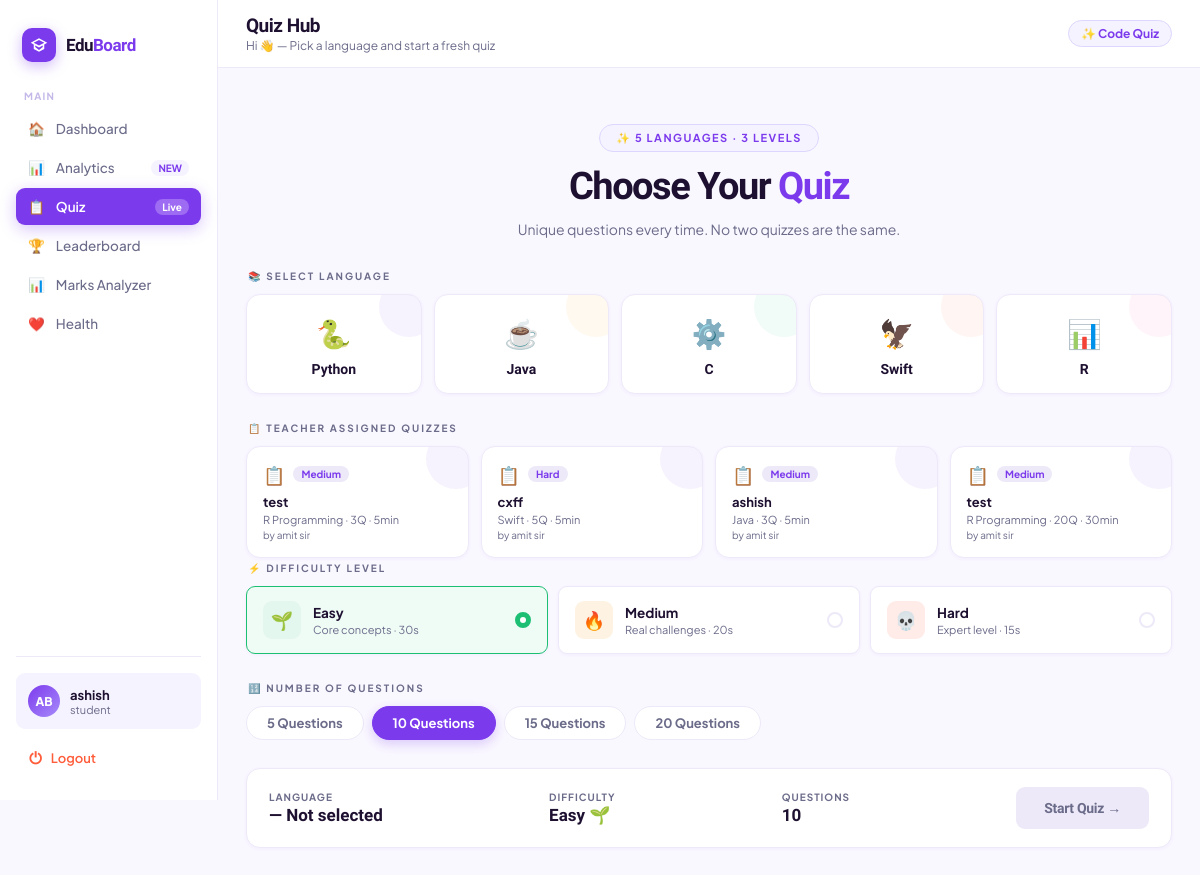
Page /quiz (signed in) on the committed database.
### app.py (models this page shows)
class User(db.Model):
    id            = db.Column(db.Integer, primary_key=True)
    first_name    = db.Column(db.String(80),  nullable=False)
    last_name     = db.Column(db.String(80),  nullable=False)
    email         = db.Column(db.String(150), unique=True, nullable=False)
    password_hash = db.Column(db.String(256), nullable=False)
    role          = db.Column(db.String(20),  default='student')   # student | teacher
    grade         = db.Column(db.String(20),  nullable=True)       # student only
    section       = db.Column(db.String(20),  nullable=True)       # student only
    subject       = db.Column(db.String(80),  nullable=True)       # teacher only
    staff_id      = db.Column(db.String(40),  nullable=True)       # teacher only
    created_at    = db.Column(db.DateTime,    default=datetime.utcnow)
    quiz_attempts = db.relationship('QuizAttempt', backref='user', lazy=True)
    @property
    def full_name(self):
        return f"{self.first_name} {self.last_name}"
    @property
    def initials(self):
        return f"{self.first_name[0]}{self.last_name[0]}".upper()

class TeacherQuiz(db.Model):
    id          = db.Column(db.Integer, primary_key=True)
    teacher_id  = db.Column(db.Integer, db.ForeignKey('user.id'), nullable=False)
    name        = db.Column(db.String(120), nullable=False)
    subject     = db.Column(db.String(100), nullable=False)
    difficulty  = db.Column(db.String(20),  default='Medium')
    category    = db.Column(db.String(50),  default='Quiz')
    description = db.Column(db.Text,        nullable=True)
    questions   = db.Column(db.Integer,     default=10)
    duration    = db.Column(db.Integer,     default=30)
    status      = db.Column(db.String(20),  default='active')
    created_at  = db.Column(db.DateTime,    default=datetime.utcnow)
    @property
    def teacher(self):
        return User.query.get(self.teacher_id)

### app.py (the view)
@app.route('/quiz')
@login_required
def quiz_select():
    user = current_user()
    teacher_quizzes = (TeacherQuiz.query
                       .filter_by(status='active')
                       .order_by(TeacherQuiz.created_at.desc()).all())
    tq_list = [{
        'id': tq.id, 'name': tq.name, 'subject': tq.subject,
        'difficulty': tq.difficulty, 'category': tq.category,
        'description': tq.description or '',
        'questions': tq.questions, 'duration': tq.duration,
        'teacher': tq.teacher.full_name if tq.teacher else 'Teacher',
        'created_at': tq.created_at.strftime('%b %d, %Y'),
    } for tq in teacher_quizzes]
    return render_template('quiz_select.html', user=user,
                           subjects=SUBJECT_MAP, teacher_quizzes=tq_list)

### app.py (called while the page is built)
def login_required(f):
    @wraps(f)
    def decorated(*args, **kwargs):
        if 'user_id' not in session:
            return redirect(url_for('login'))
        return f(*args, **kwargs)
    return decorated

def current_user():
    if 'user_id' in session:
        return User.query.get(session['user_id'])
    return None

### templates/quiz_select.html (shortened to what this page needs)
<!DOCTYPE html>
<html lang="en">
<head>
</head>
<body>
<aside class="sidebar">
  <div class="brand">
    <div class="brand-icon"><svg viewBox="0 0 24 24"><path d="M12 3L1 9l4 2.18v6L12 21l7-3.82v-6L23 9zm0 2.26L19.16 9 12 12.74 4.84 9zm5 9.26L12 18.74 7 14.52V12.5l5 2.74 5-2.74z"/></svg></div>
    <div class="brand-name">Edu<span>Board</span></div>
  </div>
  <div class="nav-group">
    <span class="nav-group-label">Main</span>
    <a class="nav-item" href="/dashboard"><span>🏠</span> Dashboard</a>
    <a class="nav-item" href="/analytics"><span>📊</span> Analytics <span class="nav-pill-blue">NEW</span></a>
    <a class="nav-item active" href="/quiz"><span>📋</span> Quiz <span class="nav-pill">Live</span></a>
    <a class="nav-item" href="/leaderboard"><span>🏆</span> Leaderboard</a>
    <a class="nav-item" href="/marks-analyzer"><span>📊</span> Marks Analyzer</a>
    <a class="nav-item" href="/health"><span>❤️</span> Health</a>
  </div>
  <div class="sidebar-spacer"></div>
  <div class="sidebar-bottom">
    <div class="sidebar-user">
      <div class="su-avatar">{{ user.initials }}</div>
      <div class="su-info">
        <div class="su-name">{{ user.first_name }}</div>
        <div class="su-role">{{ user.role }}</div>
      </div>
    </div>
    <button class="logout-btn"><span style="font-size:16px">⏻</span> Logout</button>
  </div>
</aside>
<div class="content">
  <div class="topbar">
    <div class="topbar-left">
      <h1 id="topbar-title">Quiz Hub</h1>
      <p id="topbar-sub">Hi 👋 — Pick a language and start a fresh quiz</p>
    </div>
    <div class="topbar-right" id="topbar-right">
      <div class="topbar-badge">✨ Code Quiz</div>
    </div>
  </div>
  <div class="page-body">
    <div id="screen-select" class="screen active">
      <div class="hero">
        <div class="hero-eyebrow">✨ 5 Languages · 3 Levels</div>
        <h1>Choose Your <span>Quiz</span></h1>
        <p>Unique questions every time. No two quizzes are the same.</p>
      </div>
      <div class="section-label">📚 Select Language</div>
      <div class="subject-grid">
        <div class="subject-card" style="--accent:#7C3AED" onclick="selectSubj(this,'Python','🐍','#7C3AED')">
          <span class="sc-emoji">🐍</span><div class="sc-name">Python</div><div class="sc-check">✓</div>
        </div>
        <div class="subject-card" style="--accent:#F59E0B" onclick="selectSubj(this,'Java','☕','#F59E0B')">
          <span class="sc-emoji">☕</span><div class="sc-name">Java</div><div class="sc-check">✓</div>
        </div>
        <div class="subject-card" style="--accent:#1DBF73" onclick="selectSubj(this,'C','⚙️','#1DBF73')">
          <span class="sc-emoji">⚙️</span><div class="sc-name">C</div><div class="sc-check">✓</div>
        </div>
        <div class="subject-card" style="--accent:#FF5C3A" onclick="selectSubj(this,'Swift','🦅','#FF5C3A')">
          <span class="sc-emoji">🦅</span><div class="sc-name">Swift</div><div class="sc-check">✓</div>
        </div>
        <div class="subject-card" style="--accent:#EC4899" onclick="selectSubj(this,'R','📊','#EC4899')">
          <span class="sc-emoji">📊</span><div class="sc-name">R</div><div class="sc-check">✓</div>
        </div>
      </div>
      {% if teacher_quizzes %}
      <div class="section-label" style="margin-top:4px">📋 Teacher Assigned Quizzes</div>
      <div style="display:grid;grid-template-columns:repeat(auto-fill,minmax(190px,1fr));gap:12px;margin-bottom:4px">
        {% for tq in teacher_quizzes %}
        <div class="subject-card" style="--accent:#7C3AED;text-align:left;padding:16px;position:relative"
             onclick="selectTeacherQuiz(this,{{ tq.id }},'{{ tq.name|e }}','{{ tq.subject|e }}','{{ tq.difficulty }}',{{ tq.questions }})">
          <div style="display:flex;align-items:center;gap:8px;margin-bottom:8px">
            <span style="font-size:18px">📋</span>
            <span style="font-size:10px;font-weight:700;background:#EDE9F8;color:#7C3AED;padding:2px 8px;border-radius:20px">{{ tq.difficulty }}</span>
          </div>
          <div style="font-weight:700;font-size:13px;margin-bottom:3px">{{ tq.name }}</div>
          <div style="font-size:11px;color:var(--text-muted)">{{ tq.subject }} · {{ tq.questions }}Q · {{ tq.duration }}min</div>
          <div style="font-size:10px;color:var(--text-muted);margin-top:3px">by {{ tq.teacher }}</div>
        </div>
        {% endfor %}
      </div>
      {% endif %}
            <div class="section-label">⚡ Difficulty Level</div>
      <div class="difficulty-row">
        <div class="diff-card selected" style="--dc:#1DBF73" onclick="selectDiff(this,'Easy')">
          <div class="diff-icon-wrap">🌱</div>
          <div><div class="diff-name">Easy</div><div class="diff-desc">Core concepts · 30s</div></div>
          <div class="diff-radio"></div>
        </div>
        <div class="diff-card" style="--dc:#F59E0B" onclick="selectDiff(this,'Medium')">
          <div class="diff-icon-wrap">🔥</div>
          <div><div class="diff-name">Medium</div><div class="diff-desc">Real challenges · 20s</div></div>
          <div class="diff-radio"></div>
        </div>
        <div class="diff-card" style="--dc:#FF5C3A" onclick="selectDiff(this,'Hard')">
          <div class="diff-icon-wrap">💀</div>
          <div><div class="diff-name">Hard</div><div class="diff-desc">Expert level · 15s</div></div>
          <div class="diff-radio"></div>
        </div>
      </div>
      <div class="section-label">🔢 Number of Questions</div>
      <div class="count-row">
        <div class="count-btn" onclick="selectCount(this,5)">5 Questions</div>
        <div class="count-btn selected" onclick="selectCount(this,10)">10 Questions</div>
        <div class="count-btn" onclick="selectCount(this,15)">15 Questions</div>
        <div class="count-btn" onclick="selectCount(this,20)">20 Questions</div>
      </div>
      <div class="summary-bar">
        <div class="summary-item"><div class="summary-label">Language</div><div class="summary-value" id="sum-lang">— Not selected</div></div>
        <div class="summary-item"><div class="summary-label">Difficulty</div><div class="summary-value" id="sum-diff">Easy 🌱</div></div>
        <div class="summary-item"><div class="summary-label">Questions</div><div class="summary-value" id="sum-count">10</div></div>
        <button class="start-btn" id="start-btn" disabled>Start Quiz →</button>
      </div>
    </div>
  </div>
</div>
</body>
</html>

### rows in the picture
User: initials "AB", first_name "ashish", role "student"
TeacherQuiz: difficulty "Medium", name "test", subject "R Programming", questions "3", duration "5", teacher "amit sir"
TeacherQuiz: difficulty "Hard", name "cxff", subject "Swift", questions "5", duration "5", teacher "amit sir"
TeacherQuiz: difficulty "Medium", name "ashish", subject "Java", questions "3", duration "5", teacher "amit sir"
TeacherQuiz: difficulty "Medium", name "test", subject "R Programming", questions "20", duration "30", teacher "amit sir"
